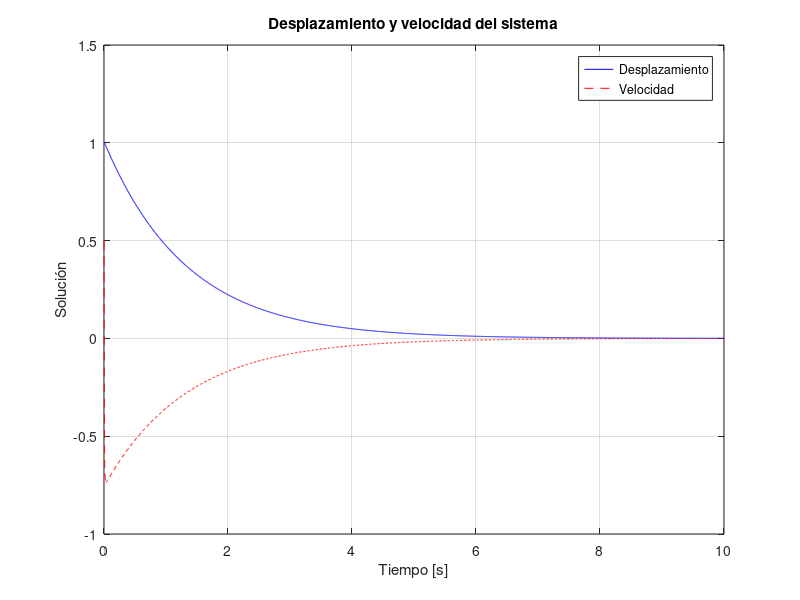

This figure's MATLAB source:
% Me borra todo lo anterior
clc
clear 

% EJERCICIO 8
% Considere el siguiente sistema del resorte
% a) Escriba la ecuacion diferencial que describe el sistema.
% b) Resuelva la ecuacion para m = 5kg, c = 1000Ns/m, k = 750N/m con una
% condicion inicial y(0) = 1m y velocidad inicial y'(0) = 0.5m/s.
% c) Escriba la represenacion en espacio de estado.
% d) Escriba el polinomio caracteristico del modelo y la solucion general.
% e) Resuelva en Matlab para los valores dados. Cambie de a uno los valores de los parametros y observe los diferentes resultados. 

% Parametros del sistema
m = 5;
c = 1000;
k = 750;

% ITEM a
% Ecuacion diferencial que describe el sistema
f = @(t,x) [x(2);-(c/m) * x(2) - (k/m) * x(1)]; % --> El ; me genera una matriz, el x(2) es la primer columna de la matriz y es la derivada primera
% --> c = b en la funcion de las diapositivas

x0 = [1;0.5]; % el ; me genera una columna
% Intervalo de integracion
intervalo = [0 10]; % intervalo = tspan, que es el tiempo de simulacion
[t,x] = ode45(f, intervalo, x0);

figure(1)
plot(t, x(:,1), 'b', 'DisplayName', 'Desplazamiento')
hold on
plot(t, x(:,2), 'r--', 'DisplayName', 'Velocidad')
xlabel('Tiempo [s]')
ylabel('Solución')
title('Desplazamiento y velocidad del sistema')
legend
grid on

